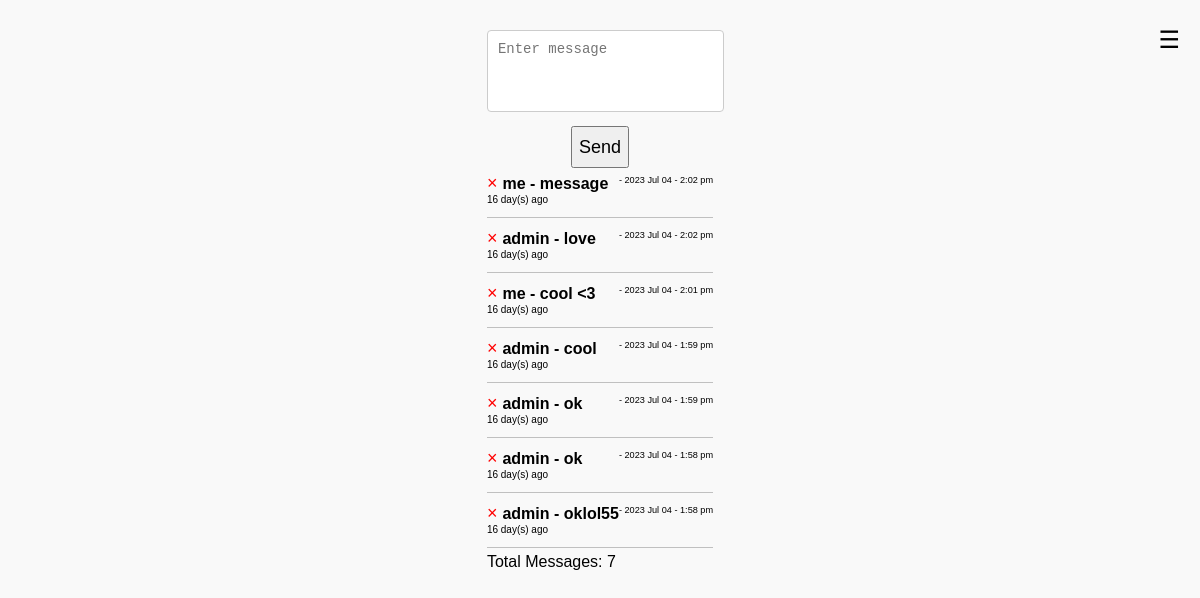
The app's page /index.php (signed in) with its own data.
### tables this page shows
CREATE TABLE `Message` (
  `message_id` int NOT NULL,
  `user_id` int NOT NULL,
  `message` text NOT NULL,
  `created_at` timestamp NULL DEFAULT CURRENT_TIMESTAMP,
  `timestamp` timestamp NULL DEFAULT CURRENT_TIMESTAMP
);

CREATE TABLE `User` (
  `user_id` int NOT NULL,
  `username` varchar(50) NOT NULL,
  `password` varchar(255) NOT NULL
);

### index.php (the view, shortened to what this page needs)
<?php
global $pdo;
$pdo->exec('SET NAMES utf8mb4');
function addEmojis($message) {
    $emojiMapping = [
        ":)" => "😊",
        ":(" => "😢",
        ":D" => "😄",
        ":P" => "😜",
        ":O" => "😮",
        "<3" => "💙",
        "</3" => "💙",
    ];
    foreach ($emojiMapping as $text => $emoji) {
        $message = str_replace($text, $emoji, $message);
    }
    return $message;
}
function formatDate($date) {
    return date('- Y M d - g:i a', strtotime($date));
}
$sql = "SELECT * FROM Message ORDER BY message_id DESC";
$run = $pdo->query($sql);
$totalMessages = $run->rowCount();
?>
<!DOCTYPE html>
<html>
<head>
    <link rel="stylesheet" type="text/css" href="styles.css">
</head>
<body onload="ajax();">
    <div class="corner-menu">
    <label for="menu-toggle" class="menu-toggle-label">
        <span class="menu-icon"></span>
    </label>
    </div>
    <div class="container">
        <div class="chat-input-wrap">
            <form method="post" action="" accept-charset="UTF-8">
                <textarea required="required" name="message" placeholder="Enter message"></textarea>
                <div class="send-button">
                    <button type="submit" name="submit" value="Send">Send</button>
                </div>
            </form>
        </div>
        <div class="chat-box">
            <?php
            $sql = "SELECT m.message_id, m.message, m.created_at, u.username
                    FROM Message m
                    INNER JOIN User u ON m.user_id = u.user_id
                    ORDER BY m.message_id DESC";
            $run = $pdo->query($sql);
            while ($row = $run->fetch(PDO::FETCH_ASSOC)) {
                $msg = htmlspecialchars($row['message'], ENT_QUOTES, 'UTF-8');
                $date = formatDate($row['created_at']);
                $msg = addEmojis($msg);
                echo "<div class='chat_data'>";
                echo "<span title='Delete'><a style='text-decoration:none; display: inline-block; color: #ff0000;' href='delete.php?message_id=".$row['message_id']."'>&times;</a> </span>";
                echo "<span><b>{$row['username']} - </b> </span>";
                echo "<span style='text-align: center;' id='date-'><small>{$date}</small> </span>";
                echo "<span><b>{$msg}</b> </span><br />";
                echo "<span style='text-align:right;' id='time-elapsed-{$row['message_id']}'> </span>";
                echo "</div>";
            }
            ?>
        </div>
        <div class='total_messages'>Total Messages: <?php echo $totalMessages; ?></div>
    </div>
</body>
</html>

### styles.css (style rules this page uses)
body { font-family: Arial, sans-serif; margin: 0; padding: 20px; }
.container { max-width: min-content; margin: 0 auto; }
.chat-box { width: max-content; }
.chat_data { width: 100%; padding-top: 5px; padding-bottom: 5px; margin-bottom: 5px; border-bottom: 1px solid silver; }
.chat_data span:nth-child(1) { color: #3f93ab; font-size: large; }
.chat_data span:nth-child(3) { float: right; }
textarea { width: 100%; height: 60px; border: 1px solid grey; border-radius: 5px; font-size: 14px; padding: 10px 0 0 10px; }
.chat-input-wrap { margin-top: 10px; }
.chat-input-wrap input[type="text"], .chat-input-wrap textarea { width: 95%; width: -moz-available; padding: 10px; border: 1px solid #ccc; border-radius: 4px; resize: none; }
.send-button { text-align: center; margin-top: 10px; }
.corner-menu { position: fixed; top: 20px; right: 20px; z-index: 9999; }
.menu-toggle-label { width: 40px; height: 40px; background-color: #333; border-radius: 50%; cursor: pointer; text-align: center; line-height: 40px; }
.menu-icon::before { content: "\2630"; font-size: 24px; }
.corner-menu { position: fixed; bottom: 20px; right: 20px; z-index: 999; }
.menu-toggle-label { width: 30px; height: 30px; cursor: pointer; position: relative; }
.menu-toggle-label span { display: block; width: 100%; height: 2px; top: 50%; left: 0; transition: transform 0.3s ease-in-out; }
.menu-toggle-label span:first-child { transform-origin: top left; }
.menu-toggle-label span:last-child { transform-origin: bottom left; }
body { background-color: #f9f9f9; color: #000; }
span[id^="date-"] { font-size: 11px; }
span[id^="time-"], #date { font-size: 10px; top: -5px; position: relative; }
button { height: 42px; width: -moz-available; font-size: large; }

### records on screen
message: user.username "me", created_at "- 2023 Jul 04 - 2:02 pm", message "message"
message: user.username "admin", created_at "- 2023 Jul 04 - 2:02 pm", message "love"
message: user.username "me", created_at "- 2023 Jul 04 - 2:01 pm", message "cool <3"
message: user.username "admin", created_at "- 2023 Jul 04 - 1:59 pm", message "cool"
message: user.username "admin", created_at "- 2023 Jul 04 - 1:59 pm", message "ok"
message: user.username "admin", created_at "- 2023 Jul 04 - 1:58 pm", message "ok"
message: user.username "admin", created_at "- 2023 Jul 04 - 1:58 pm", message "oklol55"

### other values on screen
$totalMessages "7"
